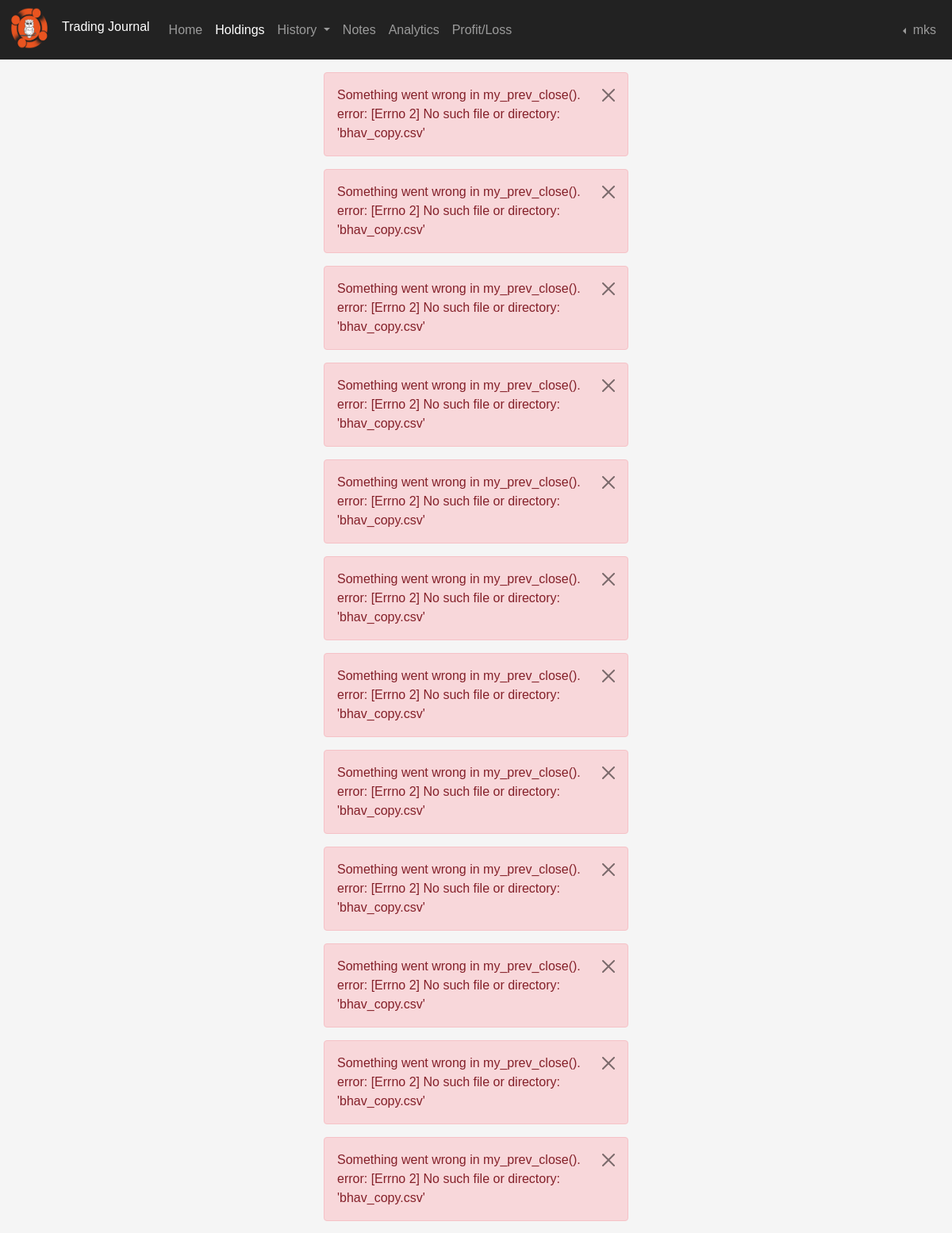
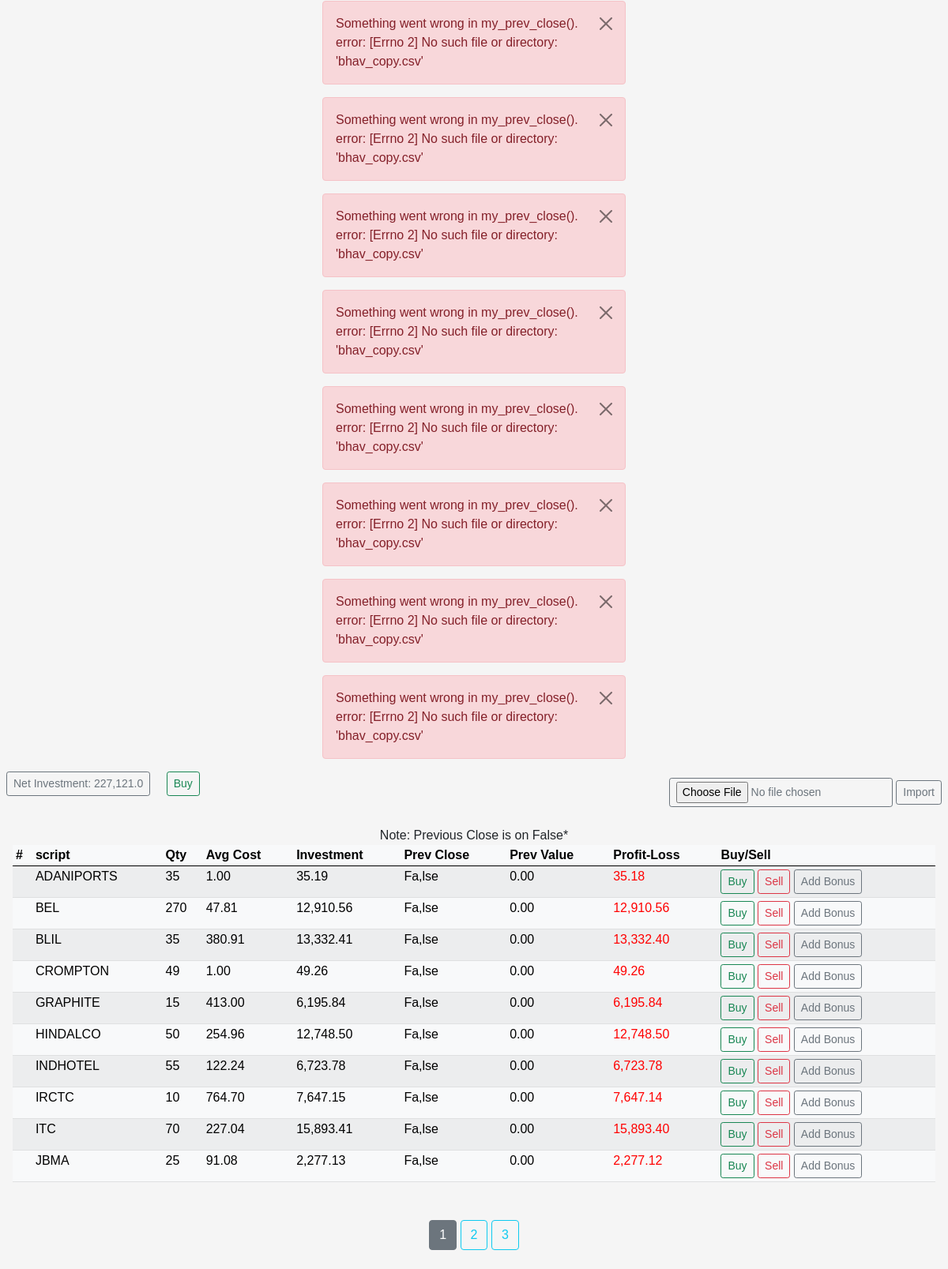
Screenshot of /holdings (signed in) with the database file from the repository (2 pictures, top to bottom).
### applications/models.py (models this page shows, shortened)
class Users(db.Model, UserMixin):
    __tablename__ = "users"
    id = db.Column(db.Integer(), primary_key=True, autoincrement=True, nullable=False)
    date = db.Column(db.DateTime, server_default=db.func.now(), nullable=False)
    username = db.Column(db.String(45), unique=True, nullable=False)
    email = db.Column(db.String(45), unique=True, nullable=False)
    hash_password = db.Column(db.String(60), nullable=False)
    last_logged = db.Column(db.DateTime, server_default=db.func.now(), server_onupdate=db.func.now(), nullable=False)
    scripts = db.relationship('Transactions', backref='owner_id', lazy=True)
    brokers = db.relationship('Brokers', backref="user_brokers", lazy=True)
    research = db.relationship('Research', backref="user_research", lazy=True)
    funds = db.relationship('Funds', backref="user_funds", lazy=True)
    @property
    def password(self):
        return self.password

class Transactions(db.Model):
    __tablename__ = "transactions"
    id = db.Column(db.Integer(), primary_key=True, autoincrement=True, nullable=False)
    user_id = db.Column(db.Integer(), db.ForeignKey('users.id', ondelete='CASCADE', deferrable=False))
    date = db.Column(db.DateTime, server_default=db.func.now(), nullable=False)
    type = db.Column(db.String(length=10), nullable=False)
    call = db.Column(db.String(length=10), nullable=False)
    script = db.Column(db.String(length=45))
    price = db.Column(db.Float(), nullable=False)
    qty = db.Column(db.Integer(), nullable=False)
    brokerage_per_unit = db.Column(db.Float(), nullable=False)
    net_rate_per_unit = db.Column(db.Float(), nullable=False)
    net_total_before_levies = db.Column(db.Float(), nullable=False)
    transaction_chgs = db.Column(db.Float(), nullable=False)
    dp_chgs = db.Column(db.Float(), nullable=False)
    stt = db.Column(db.Float(), nullable=False)
    sebi_turnover_fees = db.Column(db.Float(), nullable=False)
    stamp_duty = db.Column(db.Float(), nullable=False)
    gst = db.Column(db.Float(), nullable=False)
    total_taxes = db.Column(db.Float(), nullable=False)
    net_total = db.Column(db.Float(), nullable=False)
    broker = db.Column(db.String(length=45))
    trading_code = db.Column(db.String(length=45), nullable=False)

### applications/routers/holdings_route.py (the view)
@app.route('/holdings', methods=['GET', 'POST'])
@login_required
def holdings_page():
    sell_form = SellForm()
    add_form = AddForm()
    add_bonus = AddBonusForm()
    stock_data = multiple_group(current_user.id, (Transactions.script, Transactions.trading_code)) #------This to get the query with multiple group conditions
    t_code = db.session.query(Brokers.trading_code).filter(Brokers.user_id == current_user.id) #------To prefill the user's trading codes. This is for sell
    net_investment = db.session.query(func.sum(Transactions.net_total).label('total_investment')).filter(Transactions.user_id == current_user.id, Transactions.type == "CNC").first()
    page = request.args.get('page', 1, int)
    holdings = db.session.query(Transactions.script, func.sum(Transactions.qty).label('shares'), func.sum(Transactions.net_total).label('total_investments')).\
                            filter(Transactions.user_id == current_user.id, Transactions.type == 'CNC').\
                                group_by(Transactions.script).paginate(page=page, per_page=10)
    return render_template('holdings.html', holdings=holdings, sell_form=sell_form, add_form=add_form,\
                                                    stock_data=stock_data, t_code=t_code, net_investment=net_investment, add_bonus=add_bonus)

### applications/forms.py
class SellForm(FlaskForm):
    submit = SubmitField(label='Sell')

class AddForm(FlaskForm):
    submit = SubmitField(label='Add')

### applications/__init__.py (called while the page is built)
@app.template_filter()
def numberFormat(value):
    a = str(value).split('.')
    if len(a) > 1:
        if len(a[0]) >= 4:
            return f'{a[0][:-3]},{a[0][-3:]}.{a[1]}'
        else:
            return value
    else:
        return f'{a[0][:-3]},{a[0][-3:]}.00'

### applications/helpers.py (called while the page is built)
def multiple_group(user_id, groupby):
	stock_data = db.session.query(
		*groupby,
		Transactions.script,
		Transactions.trading_code,
		func.sum(Transactions.qty).label('total_qty')
	)\
	.filter(
		Transactions.user_id == user_id,
		Transactions.type == "CNC")\
	.group_by(*groupby).all()
	return stock_data

def chk_special(string):
    for esc in string:
        if esc == '&':
            result = string.replace('&', '_')
            return result
        elif esc == "_":
            result = string.replace('_', '&')
            return result
    return string

def my_prev_close(symbol):
    not_found_in_bhavcopy = []
    if symbol == None:
        return False
    symb = chk_special(symbol)
    try:
        pattern = r"\b{}\b".format(re.escape(symbol))
        with open('bhav_copy.csv', 'r') as csv_file:
            csv_reader = csv.reader(csv_file)
            next(csv_reader)
            for line in csv_reader:
                if re.search(pattern, line[0]) and line[1] == "EQ":
                    return float(line[7])
            else:
                not_found_in_bhavcopy.append(symbol)
            for nf_symb in not_found_in_bhavcopy:
                bo_symb = f"{nf_symb}.BO"
                obj = yf.Ticker(bo_symb)
                data = obj.history(period="id")
                return data['Close'][0]
    except Exception as e:
        flash(f"Something went wrong in my_prev_close(). error: {e}", category='danger')
        return False

def bhavcopy_date() -> str:
    try:
        with open('bhav_copy.csv', 'r') as csv_file:
            csv_reader = csv.reader(csv_file)
            next(csv_reader)  # Get the first row
            for line in csv_reader:
                return line[10]
                break
    except Exception as e:
        flash(f"Something went wrong in my_prev_close(). error: {e}", category='danger')
        return False

### applications/models.py (called while the page is built)
@login_manager.user_loader
def load_user(user_id):
    return Users.query.get(int(user_id))

### applications/templates/holdings.html (shortened to what this page needs)
{% extends 'layout.html' %}
{% block content %}
    <div class="row">
        <div class="clear-fix col-6">
            <div class="float-start">
                <a href="#" class="btn btn-outline-secondary btn-sm mx-2">
                    {% if net_investment.total_investment != None and net_investment.total_investment > 0 %}
                        Net Investment: {{ net_investment.total_investment | round | float |numberFormat}}
                    {% else %}
                    Net Investment:
                    {% endif %}</a>
                <a href="{{ url_for('buy_page') }}" class="btn btn-outline-success btn-sm mx-2">Buy</a>
            </div>
        </div>
        <div class="clear-fix col-6">
            <div class="float-end">
                <form  action = "/data_import" method = "POST" enctype = "multipart/form-data">
                    <input class="btn btn-outline-secondary btn-sm"  type = "file" name = "File" />
                    <input class="btn btn-outline-secondary btn-sm" type = "submit" value = "Import" />
                </form>
            </div>
        </div>
    </div>
    <div class="table">
        <table class="table table-light table-striped table-sm" id="my-table">
            <thead>
                <tr>
                    <th scope="col">#</th>
                    <th scope="col">script</th>
                    <th scope="col">Qty</th>
                    <th scope="col">Avg Cost</th>
                    <th scope="col">Investment</th>
                    <th scope="col">Prev Close</th>
                    <th scope="col">Prev Value</th>
                    <th scope="col">Profit-Loss</th>
                    <th scope="col">Buy/Sell</th>
                </tr>
            </thead>
            <tbody>
                {% for holding in holdings.items %}
                    {% set outer_loop = loop %}
                        {% if outer_loop.index0 == loop.index0 %}
                                {% if (holding.shares | int) > 0 %}
                                    <tr>
                                        <td></td>
                                        {% if '_' in holding.script %}
                                            <td>{{ holding.script | replace('_', '&') }}</td>
                                        {% else %}
                                            <td>{{ holding.script }}</td>
                                        {% endif %}
                                        <td>{{ holding.shares }}</td>
                                        {% set avg =  (holding.total_investments | int) / (holding.shares | int) %}
                                        {% if avg < 0 %}
                                            {% set avg = 0.00 %}
                                        {% endif %}
                                        <td>{{ format_price(avg | round(2) | float) }}</td>
                                        {% set invested = holding.total_investments %}
                                        {% if invested < 0 %}
                                            {% set invested = 0.00 %}
                                        {% endif %}
                                        <td>{{ format_price(invested | round(2) | float)}}</td>
                                        <td>{{ format_price(my_prev_close(holding.script)) }}</td>
                                        {% set pcp = my_prev_close(holding.script) %}
                                        <td>{{ format_price((pcp | float ) * (holding.shares)) }}</td>
                                        {% set curr_value = (pcp | float ) * (holding.shares) %}
                                        {% set investment = (holding.total_investments) %}
                                        {% set result = curr_value - investment %}
                                        <td class="{{ "green" if (curr_value > investment) == True else "red"}}">{{format_price(result |abs)  }}</td>
                                        <td>
                                            <button type="button" class="btn btn-outline-success btn-sm" data-bs-toggle="modal" data-bs-target="#Modal-Buy-{{ holding.script }}">Buy</button>
                                            <button type="button" class="btn btn-outline-danger btn-sm" data-bs-toggle="modal" data-bs-target="#Modal-Sell-{{ holding.script }}">Sell</button>
                                            <button type="button" class="btn btn-outline-secondary btn-sm" data-bs-toggle="modal" data-bs-target="#Modal-Add-{{ holding.script }}">Add Bonus</button>
                                        </td>
                                    </tr>
                                {% else %}
                                    {% set avg = 0 %}
                                {% endif %}
                        {% endif %}
                {% endfor %}
            </tbody>
            <footer class="text-center"><sm>Note: Previous Close is on {{ bhavcopy_date() }}*</sm></footer>
        </table>
    </div>
    <div class="text-center paginated">
        {% for page_num in holdings.iter_pages(left_edge=1, right_edge=1, left_current=1, right_current=2) %}
            {% if page_num %}
                {% if holdings.page == page_num %}
                    <a class="btn btn-secondary mb-4" id="btn-secondary" href="{{ url_for('holdings_page', page=page_num) }}">{{ page_num }}</a>
                {% else %}
                    <a class="btn btn-outline-info mb-4" href="{{ url_for('holdings_page', page=page_num) }}">{{ page_num }}</a>
                {% endif %}
            {% else %}
                ...
            {% endif %}
        {% endfor %}
    </div>
{% endblock %}
{%- macro format_price(price, thousand_separator=',', decimal_separator='.', decimal_places=2) -%}
{%- set price_as_string = price | string -%}
{%- set price_split = price_as_string.split('.') -%}
{%- set price_integer = price_split[0] -%}
{%- if price_split | count > 1 -%}
{%- set price_fraction = price_split[1] -%}
{%- if price_fraction | length < decimal_places -%}
{%- set price_fraction = price_fraction.ljust(decimal_places, '0') -%}
{%- else -%}
{%- set price_fraction = price_fraction[:decimal_places] -%}
{%- endif -%}
{%- else -%}
{%- set price_fraction = '' -%}
{%- endif -%}
{%- set formatted_price_integer = price_integer | reverse | batch(3) | map('join', '') | join(thousand_separator) | reverse -%}
{%- if price_fraction != '' -%}
{%- set formatted_price = formatted_price_integer ~ decimal_separator ~ price_fraction -%}
{%- else -%}
{%- set formatted_price = formatted_price_integer-%}
{%- endif -%}
{{- formatted_price -}} {%- endmacro -%}

### applications/templates/layout.html (shortened to what this page needs)
<!doctype html>
<html lang="en">
  <head>
    <link href="https://cdn.jsdelivr.net/npm/bootstrap@5.0.2/dist/css/bootstrap.min.css" rel="stylesheet">
    <link href="{{ url_for('static', filename='style.css')}}" rel="stylesheet" type="text/css">
  </head>
  <body>
    <nav class="navbar navbar-expand-sm navbar-dark">
        <div class="container-fluid">
          <div class="logo">
            <img class='mb-1' src="{{ url_for('static', filename='images/nav_dark_logo.png') }}" width=50 alt="Website Logo">
            <h6 class="title">Trading Journal</h6>
          </div>
          {% if current_user.is_authenticated %}
          <div class="collapse navbar-collapse" id="navbarSupportedContent">
            <ul class="navbar-nav me-auto mb-2 mb-lg-0">
              <li class="nav-item">
                <a class="nav-link" href="{{ url_for('home_page') }}">Home</a>
              </li>
              <li class="nav-item">
                <a class="nav-link" href="{{ url_for('holdings_page') }}">Holdings</a>
              </li>
              <li class="nav-item dropdown">
                <a class="nav-link dropdown-toggle" href="#" id="navbarDropdown" role="button" data-bs-toggle="dropdown" aria-expanded="false mx-50">
                  History
                </a>
              </li>
              <li class="nav-item">
                <a class="nav-link" href="{{ url_for('notes_page') }}">Notes</a>
              </li>
              <li class="nav-item">
                <a class="nav-link" href="{{ url_for('analytics_page') }}">Analytics</a>
              </li>
              <li class="nav-item">
                <a class="nav-link" href="{{ url_for('profit_loss_page') }}">Profit/Loss</a>
              </li>
            </ul>
              <div class="d-flex navbar-nav">
                <li class="nav-item dropdown dropstart">
                  <a class="nav-link dropdown-toggle" href="#" id="navbarDropdown" role="button" data-bs-toggle="dropdown" aria-expanded="false mx-50">
                    {{ current_user.username }}
                  </a>
                </li>
              </div>
            {% endif %}
          </div>
        </div>
    </nav>
    <div class="row">
      <div class="col-4"></div>
      <div class="col-4 mt-3">
          {% with messages = get_flashed_messages(with_categories=true) %}
            {% if messages %}
              {% for category, message in messages %}
              <div class="alert alert-{{ category }} alert-dismissible fade show" role="alert">
                {{ message }}
                <button type="button" class="btn-close" data-bs-dismiss="alert" aria-label="Close" aria-hidden="true"></button>
              </div>
              {% endfor %}
            {% endif %}
          {% endwith %}
      </div>
      <div class="col-4"></div>
    </div>
    {% block content %}
    {% endblock content %}
  </body>
</html>

### applications/static/style.css (style rules this page uses)
body { background-color: whitesmoke; font-family: sans-serif; }
form, div.border-top { margin: 8px; }
div.logo { display: flex; }
h6.title, div.user_settings, div.table { padding-left: 1rem; padding-right: 1rem; padding-top: 1rem; padding-bottom: 1rem; }
nav { background-color: #222222; color: white; }
.red { color: red; }

### rows the page displays
Users: username "mks"
Transactions: script "ADANIPORTS", shares "35", formatted_price "1.00 35.19 Fa,lse 0.00 35.18"
Transactions: script "BEL", shares "270", formatted_price "47.81 12,910.56 Fa,lse 0.00 12,910.56"
Transactions: script "BLIL", shares "35", formatted_price "380.91 13,332.41 Fa,lse 0.00 13,332.40"
Transactions: script "CROMPTON", shares "49", formatted_price "1.00 49.26 Fa,lse 0.00 49.26"
Transactions: script "GRAPHITE", shares "15", formatted_price "413.00 6,195.84 Fa,lse 0.00 6,195.84"
Transactions: script "HINDALCO", shares "50", formatted_price "254.96 12,748.50 Fa,lse 0.00 12,748.50"
Transactions: script "INDHOTEL", shares "55", formatted_price "122.24 6,723.78 Fa,lse 0.00 6,723.78"
Transactions: script "IRCTC", shares "10", formatted_price "764.70 7,647.15 Fa,lse 0.00 7,647.14"
Transactions: script "ITC", shares "70", formatted_price "227.04 15,893.41 Fa,lse 0.00 15,893.40"
Transactions: script "JBMA", shares "25", formatted_price "91.08 2,277.13 Fa,lse 0.00 2,277.12"

### other values shown
{{ message }} "Something went wrong in my_prev_close(). error: [Errno 2] No such file or directory: 'bhav_copy.csv'" "Something went wrong in my_prev_close(). error: [Errno 2] No such file or directory: 'bhav_copy.csv'" "Something went wrong in my_prev_close(). error: [Errno 2] No such file or directory: 'bhav_copy.csv'" "Something went wrong in my_prev_close(). error: [Errno 2] No such file or directory: 'bhav_copy.csv'" "Something went wrong in my_prev_close(). error: [Errno 2] No such file or directory: 'bhav_copy.csv'" "Something went wrong in my_prev_close(). error: [Errno 2] No such file or directory: 'bhav_copy.csv'" "Something went wrong in my_prev_close(). error: [Errno 2] No such file or directory: 'bhav_copy.csv'" "Something went wrong in my_prev_close(). error: [Errno 2] No such file or directory: 'bhav_copy.csv'" "Something went wrong in my_prev_close(). error: [Errno 2] No such file or directory: 'bhav_copy.csv'" "Something went wrong in my_prev_close(). error: [Errno 2] No such file or directory: 'bhav_copy.csv'" "Something went wrong in my_prev_close(). error: [Errno 2] No such file or directory: 'bhav_copy.csv'" "Something went wrong in my_prev_close(). error: [Errno 2] No such file or directory: 'bhav_copy.csv'" "Something went wrong in my_prev_close(). error: [Errno 2] No such file or directory: 'bhav_copy.csv'" "Something went wrong in my_prev_close(). error: [Errno 2] No such file or directory: 'bhav_copy.csv'" "Something went wrong in my_prev_close(). error: [Errno 2] No such file or directory: 'bhav_copy.csv'" "Something went wrong in my_prev_close(). error: [Errno 2] No such file or directory: 'bhav_copy.csv'" "Something went wrong in my_prev_close(). error: [Errno 2] No such file or directory: 'bhav_copy.csv'" "Something went wrong in my_prev_close(). error: [Errno 2] No such file or directory: 'bhav_copy.csv'" "Something went wrong in my_prev_close(). error: [Errno 2] No such file or directory: 'bhav_copy.csv'" "Something went wrong in my_prev_close(). error: [Errno 2] No such file or directory: 'bhav_copy.csv'"
{{ net_investment.total_investment | round | float |numberFormat }} "227,121.0"
{{ bhavcopy_date() }} "False"
{{ page_num }} "1"
{{ page_num }} "2" "3"
